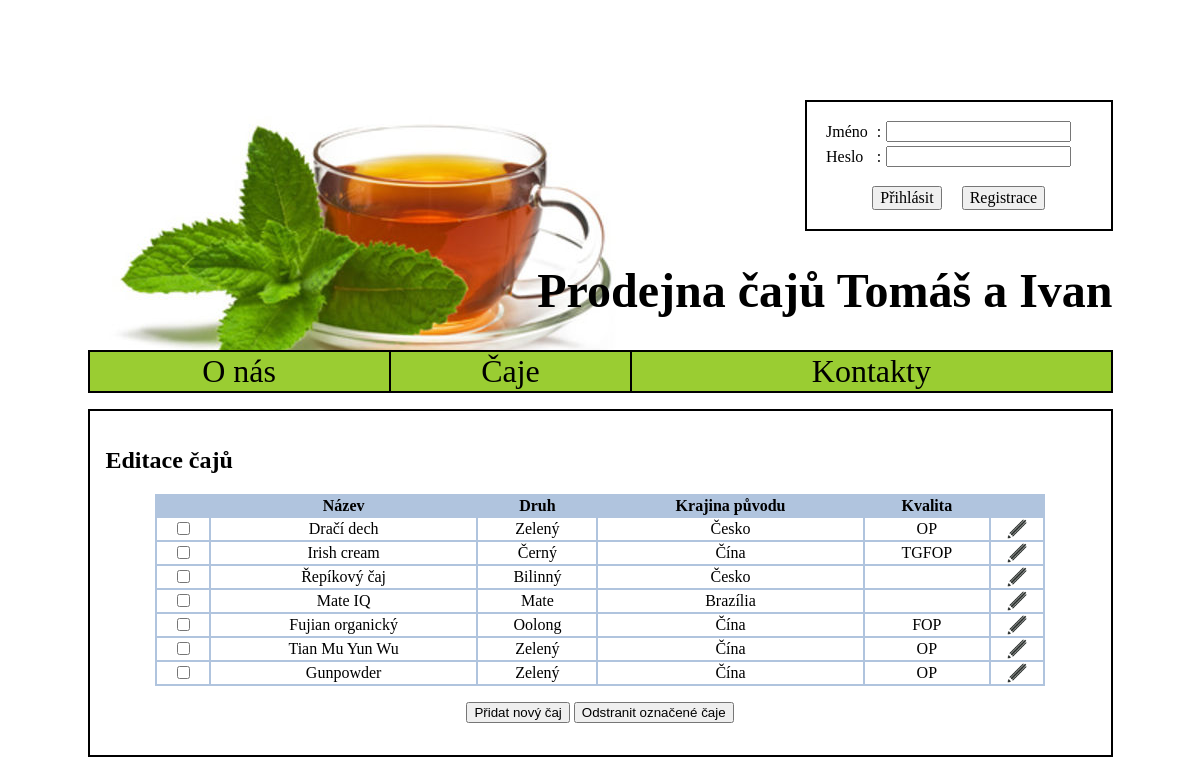
The page /caje-edit.php on the database its author committed.
### tables this page shows
create table Caj(
  pk INT NOT NULL AUTO_INCREMENT,
  nazov VARCHAR(50) NOT NULL,
  druh VARCHAR(50),
  krajinaPovodu VARCHAR(50),
  kvalita VARCHAR(5),
  chut VARCHAR(500),
  dobaLuhovania NUMERIC(2, 0),
  zdravotneUcinky VARCHAR(500),
  cajovaoblast_pk INT,
  dodavatel_pk INT NOT NULL,
  PRIMARY KEY(pk)
);

### caje-edit.php (the view, shortened to what this page needs)
<!DOCTYPE HTML PUBLIC "-//W3C//DTD HTML 4.01 Transitional//EN">
<html>
<head>
<link rel="stylesheet" href="style.css" type="text/css" >
</head>
<body>
    <div id="main">
        <?php include 'header.php' ?>
        <?php include 'menu.php' ?>
        <div id="content">
            <h2>Editace čajů</h2>
            <form name="delete" method="POST" action="caj-update.php" id="delete">
            <table id="teaTable">
                <tr>
                    <th></th>
                    <th>Název</th>
                    <th>Druh</th>
                    <th>Krajina původu</th>
                    <th>Kvalita</th>
                </tr>
                <?php
                    $i = 0;
                    $result = $db->query('SELECT * FROM Caj');
                    while($row = $result->fetch_assoc()) {
                        echo '<tr class="teaTableRow">';
                        echo '<td><input type="checkbox" name=\'checkbox'. $i .'\' value='. $row['pk'] .'></td>';
                        echo '<td>' . $row['nazov'] . '</td>';
                        echo '<td>' . $row['druh'] . '</td>';
                        echo '<td>' . $row['krajinaPovodu'] . '</td>';
                        echo '<td>' . $row['kvalita'] . '</td>';
                        echo '<td onclick=\'showTea("caj-edit.php?id=' . $row['pk'] . '")\'><img src="obrazky/pencil.png" class="pencilImg"></td>';
                        echo '</tr>';
                        $i++;
                    }
                ?>
            </table>
            <div class="button_center">
                <a href="caj-add.php"><button type="button">Přidat nový čaj</button></a>
                <input type="submit" name="delete_caj" value="Odstranit označené čaje" />
            </div>
            </form>
        </div>
    </div>
</body>
</html>

### style.css (style rules this page uses)
#main { width: 1025px; margin: auto; background-color: white; }
#content { padding: 1em; border: 2px solid black; }
#content .button_center { text-align: center; margin-top: 1em; }
#teaTable { margin-left: auto; margin-right: auto; width: 90%; background-color: #b0c4de; }
.teaTableRow { background-color: #ffffff; }
.teaTableRow td { text-align: center; cursor: default; }
.pencilImg { width: 20px; height: 20px; }

### rows shown on the page
caj: nazov "Dračí dech", druh "Zelený", krajinaPovodu "Česko", kvalita "OP"
caj: nazov "Irish cream", druh "Černý", krajinaPovodu "Čína", kvalita "TGFOP"
caj: nazov "Řepíkový čaj", druh "Bilinný", krajinaPovodu "Česko"
caj: nazov "Mate IQ", druh "Mate", krajinaPovodu "Brazília"
caj: nazov "Fujian organický", druh "Oolong", krajinaPovodu "Čína", kvalita "FOP"
caj: nazov "Tian Mu Yun Wu", druh "Zelený", krajinaPovodu "Čína", kvalita "OP"
caj: nazov "Gunpowder", druh "Zelený", krajinaPovodu "Čína", kvalita "OP"
